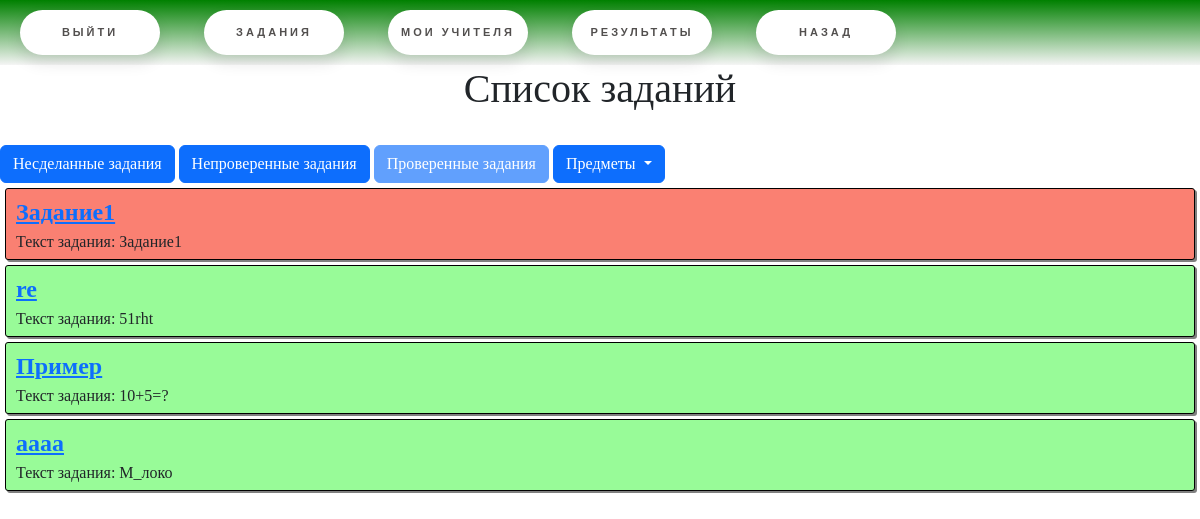
The page /lk/student_task_list/2 (signed in) on the database its author committed.
### main/models.py (models this page shows, shortened)
class StudentTask(models.Model):
    task = models.ForeignKey(Task, verbose_name='Задание', on_delete=models.CASCADE)
    student = models.ForeignKey(Student, verbose_name="Ученик", on_delete=models.CASCADE)
    teacher = models.ForeignKey(Teacher, verbose_name="Учитель", on_delete=models.CASCADE)
    student_answer = models.TextField("Ответ ученика")
    is_right = models.BooleanField("Правильно?", blank=True, null=True)
    teacher_check = models.BooleanField("Нужна проверка?", default=False)
    teaher_comment = models.TextField("Комментарий учителя", blank=True, null=True)
    get_date = models.DateTimeField("Дата выдачи", auto_now_add=True)
    done_date = models.DateTimeField("Дата выполнения", null=True, blank=True)
    limite_date = models.DateTimeField("Лимит выполнения", null=True, blank=True)
    class Meta:
        verbose_name= 'Задание ученика'
        verbose_name_plural = "Задания учеников"

class Task(models.Model):
    name = models.CharField("Название", max_length=255, default="")
    grade = models.IntegerField("Класс")
    level_of_knowledge = models.IntegerField("Уровень знаний")
    task_text = models.TextField("Текст задания")
    answer = models.CharField("Ответ", max_length=255, null=True, blank= True)
    subject = models.ForeignKey(Subject, verbose_name="Предмет", on_delete=models.CASCADE)
    theme = models.ForeignKey(Theme, verbose_name="Тема", on_delete= models.CASCADE, null=True, blank=True)
    is_neural = models.BooleanField("Написано нейросетью?", default=False)
    teacher_check = models.BooleanField("Нужна проверка?", default=False)
    class Meta:
        verbose_name= 'Задание'
        verbose_name_plural = "Задания"

### main/views.py (the view)
# urls.py: path("lk/student_task_list/<int:status>", views.student_task_list, name="student_task_list"),
def student_task_list(request, status):
    subject_checked = request.GET.get("subject")
    student = models.Student.objects.get(user = request.user)
    tasks = models.StudentTask.objects.filter(student = student)
    if subject_checked:
        tasks = tasks.filter(task__subject__code = subject_checked)
    if status == 0: #Не сделано
        tasks = tasks.filter(student_answer = "")
    elif status == 1: #Сделано, но не проверено
        tasks = tasks.exclude(student_answer = "").filter(is_right = None)
    elif status == 2: #Сделано и проверено
        tasks = tasks.exclude(is_right = None)
    subjects = models.Subject.objects.all()
    return render(request, "student_task_list.html", {
        "student": student,
        "tasks":tasks,
        "status":status,
        "subjects":subjects
    })

### main/templates/student_task_list.html (shortened to what this page needs)
{% extends "base.html" %}
{% block content %}
    <h1>Список заданий</h1>
    <br>
    <div class="">
        <a href="{% url "student_task_list" 0 %}" class="btn btn-primary {% if status == 0 %}disabled{% endif %}" >Несделанные задания</a>
        <a href="{% url "student_task_list" 1 %}" class="btn btn-primary {% if status == 1 %}disabled{% endif %}" >Непроверенные задания</a>
        <a href="{% url "student_task_list" 2 %}" class="btn btn-primary {% if status == 2 %}disabled{% endif %}" >Проверенные задания</a>
        <div class="dropdown oneLine">
            <button class="btn btn-primary dropdown-toggle" type="button" id="dropdownMenuButton" data-toggle="dropdown" aria-haspopup="true" aria-expanded="false">
            Предметы
            </button>
        </div>
    </div>
    {% for task in tasks %}
        <div class="tasklist" style="{% if status == 2 %} {% if task.is_right == True %}background-color: #98FB98 {% else %}background-color: #FA8072{% endif %} {% elif status == 1 %} background-color: #F0E68C{% endif %}">
            <a class="oneLine" style="font-size:1.5rem; font-weight:bold" href="{% url "student_task_do" task.id %}">{{task.task.name}}</a>
            <br>
            <div class="oneLine">Текст задания: {{task.task.task_text}}</div>
            <br>
        </div>
    {% endfor %}
{% endblock content %}

### static/css/main.css (style rules this page uses)
html, body { height: 100%; }
body { margin: 0px; background: whitesmoke; }
h1 { font-family: Bradley Hand, cursive; color: Green; font-weight: bold; text-align: center; }
a { color: black; }
.tasklist { border:solid black 1px; margin: 5px; padding-top: 5px; padding-bottom: 5px; padding-left: 10px ; box-shadow: 2px 2px gray; border-radius: 3px; }
.oneLine { display: inline-block; }
* { font-family: 'Times New Roman', Times, serif; }

### rows shown on the page
StudentTask: task.name "Задание1", task.task_text "Задание1"
StudentTask: task.name "re", task.task_text "51rht"
StudentTask: task.name "Пример", task.task_text "10+5=?"
StudentTask: task.name "aaaa", task.task_text "М_локо"
